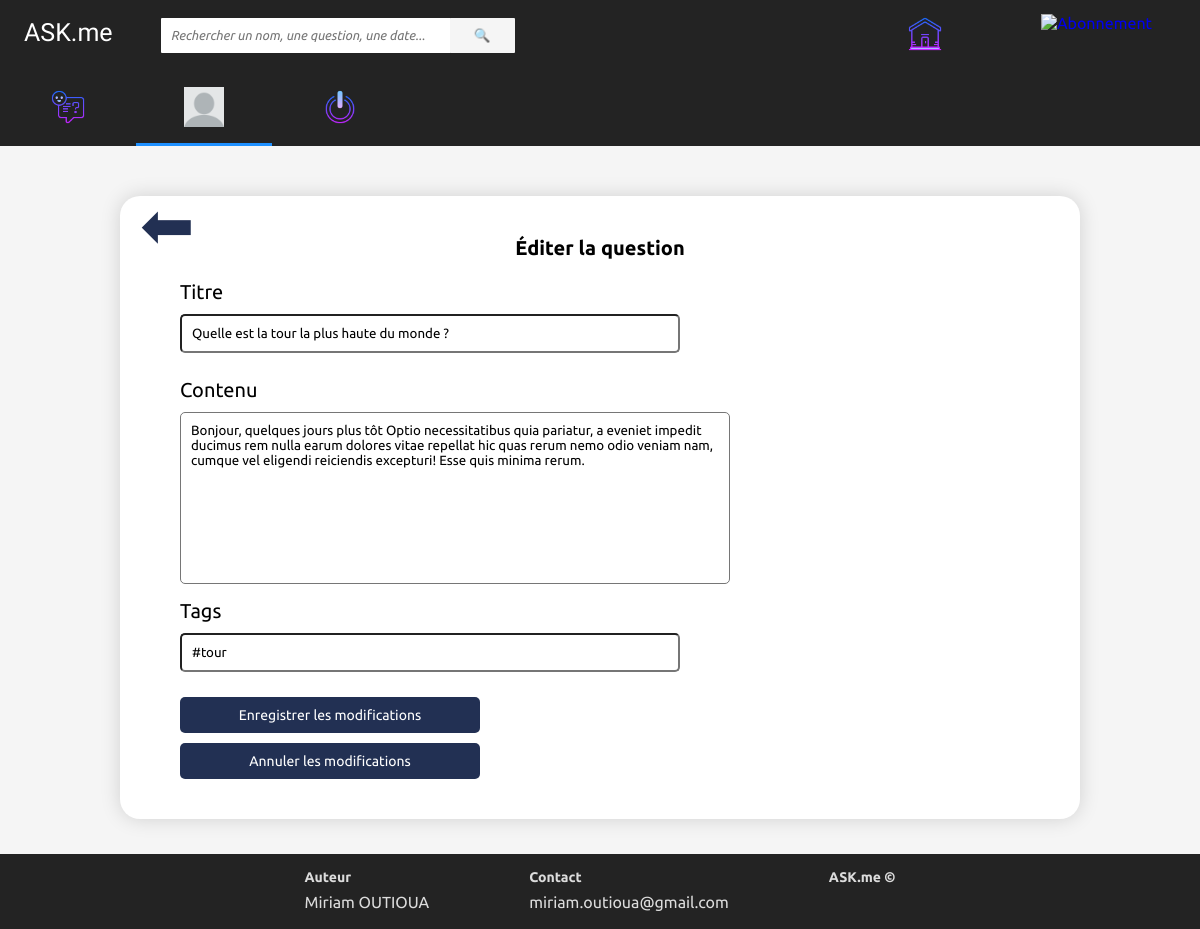
The app's page /src/posts/edit_post.php?id=2 (signed in) with its own data.
### tables this page shows
CREATE TABLE posts (
  p_id int(25) NOT NULL PRIMARY KEY AUTO_INCREMENT,
  p_title varchar(256) NOT NULL,
  p_tags varchar(256) NOT NULL,
  p_content text NOT NULL,
  p_author varchar(256) NOT NULL,
  p_date timestamp NOT NULL DEFAULT CURRENT_TIMESTAMP,
  p_uid int(25) DEFAULT NULL,
  p_edit_date timestamp NOT NULL DEFAULT '0000-00-00 00:00:00'
);

### src/posts/edit_post.php (the view, shortened to what this page needs)
<?php
    require_once "../layouts/header.php";
    if (isset($_SESSION['id'])) {
        $uid = $_SESSION['id'];
        $p_id  = $_GET['id'];
        $req = "SELECT * FROM posts WHERE p_id = $p_id && p_uid = $uid";
        $result = mysqli_query($dbh, $req);
        $post = mysqli_fetch_assoc($result);
?>
<div class="edit-post-container">
    <p title="Retour à votre page de profil sans modification" class="retour-profil"><a href="../profil/profil.php?id=<?php echo $uid; ?>&page=questions">⬅</a></p>
    <h1>&Eacute;diter la question</h1>
    <div class="edit-form">
        <form method="POST">
            <label for="title">Titre</label>
            <input id="title" name="newtitle" value="<?php echo $post['p_title']; ?>">
            <label for="content">Contenu</label>
            <textarea id="content" name="newcontent" cols="30" rows="10"><?php echo $post['p_content']; ?></textarea>
            <label for="tags">Tags</label>
            <input id="tags" type="text" name="newtags" value="<?php echo $post['p_tags']; ?>">
            <button type="submit" name="edit">Enregistrer les modifications</button>
            <button type="reset">Annuler les modifications</button>
        </form>
    </div>
</div>
<?php
    }
    else
    {
        header('Location: ../../index.php');
    }
	require_once "../layouts/footer.php";
?>

### src/layouts/style_header.css (style rules this page uses)
* { box-sizing: border-box; margin: 0; padding: 0; font-family: 'Ubuntu', sans-serif; transition: all 0.3s ease 0s; }
body { background-color: whitesmoke; }
html, body { height: 100%; }

### src/profil/style_profil.css (style rules this page uses)
.edit-profil-container, .edit-post-container, .delete-post-container { margin: 50px 0 35px 0; margin-left: 10%; margin-right: 10%; background-color: white; padding: 40px; position: relative; border-radius: 20px; box-shadow: 0 0 20px rgba(0, 0, 0, 0.15); min-height: 70vh; }
.retour-profil a { font-size: 65px; text-decoration: none; color: #223053; position: absolute; top: -10px; left: 20px; }
.edit-profil-container h1, .edit-post-container h1, .delete-post-container h1 { text-align: center; font-size: 20px; margin-bottom: 20px; }
.edit-form { align-items: flex-start; font-size: 20px; margin-left: 20px; }
.edit-form input { display: flex; flex-direction: column; padding: 10px; margin-top: 10px; margin-bottom: 25px; border-radius: 5px; width: 300px; outline: none; }
.edit-post-container .edit-form input, textarea { display: flex; flex-direction: column; padding: 10px; margin-top: 10px; margin-bottom: 25px; border-radius: 5px; width: 500px; outline: none; resize: none; }
.edit-form button { align-items: center; display: flex; flex-direction: column; padding: 10px; margin-top: 10px; border-radius: 5px; width: 300px; border: none; font-size: 14px; background-color: #223053; color: white; cursor: pointer; }

### src/ask/style_ask.css (style rules this page uses)
.question input, textarea { margin-bottom: 15px; margin-top: 10px; width: 550px; padding: 10px; resize: none; }

### records on screen
posts: newtitle "Quelle est la tour la plus haute du monde ?", newcontent "Bonjour, quelques jours plus tôt Optio necessitatibus quia pariatur, a eveniet impedit ducimus rem nulla earum dolores vitae repellat hic quas rerum nemo odio veniam nam, cumque vel eligendi reiciendis excepturi! Esse quis minima rerum.", newtags "#tour"
